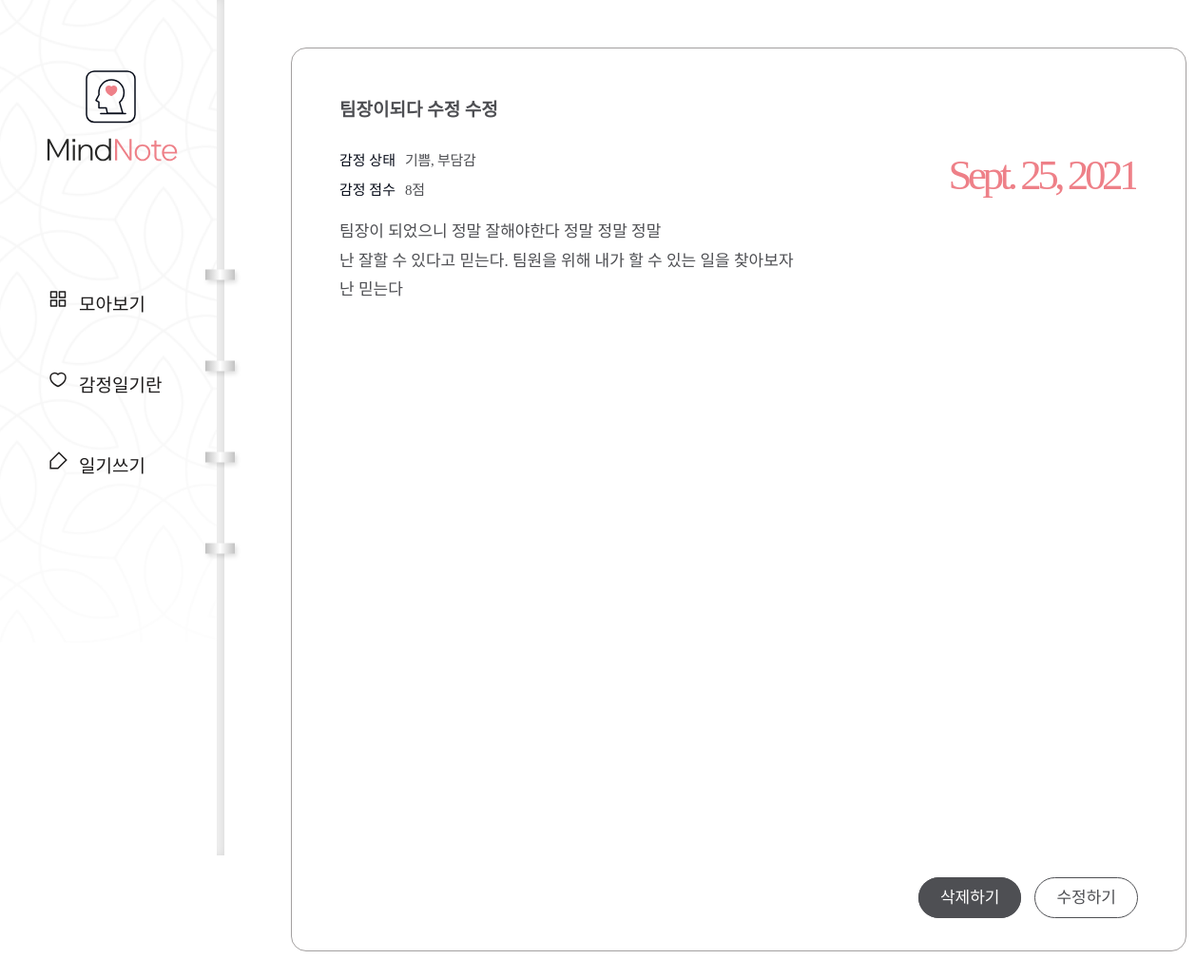
Screenshot of /diary/page/34/ with the database file from the repository.
### diary/models.py (models this page shows, shortened)
class Page(models.Model):
    title = models.CharField(max_length=100, validators=[validate_no_hash]) # 제목
    content = models.TextField(validators=[validate_no_hash]) # 내용
    feeling = models.CharField(max_length=80, validators=[validate_no_hash, validate_no_numbers]) # 감정 상태
    score = models.IntegerField(validators=[validate_score]) # 감정 점수
    dt_created = models.DateField() # 작성일

### diary/views.py (the view)
# urls.py: path('diary/page/<int:pk>/', views.PageDetailView.as_view(), name="page-detail"), # 각각의 일기 내용
class PageDetailView(DetailView):
    model = Page

### diary/templates/diary/page_detail.html
{% extends './base.html' %}
{% block content %}
    <div class="wrap-notetext">
        <div class="notetext">
            <div class="text-box">
                <h2>{{object.title}}</h2>
                <div class="state">
                    <p>감정 상태</p>
                    <span>{{object.feeling}}</span>
                </div>
                <div class="score">
                    <p>감정 점수</p>
                    <span>{{object.score}}점</span>
                </div>
                <div class="date">
                <span>{{object.dt_created}}</span>
                </div>
                <div class="detail">{{object.content|linebreaksbr}}</div>
                <div class="notetext-btn">
                    <ul>
                        <li><a href="{% url 'page-delete' object.id %}">삭제하기</a></li>
                        <li><a href="{% url 'page-update' object.id %}">수정하기</a></li>
                    </ul>
                </div>
            </div>
        </div>
    </div>
{% endblock content %}

### diary/static/diary/css/styles.css (style rules this page uses)
h1,h2,h3,p,a,ul,li { margin: 0; padding: 0; font-family: 'NanumSquare'; list-style: none; text-decoration: none; outline: none; }
html { position: relative; min-height: 100%; margin: 0; }
body { margin: 0; padding: 0; -webkit-font-smoothing: antialiased; -moz-osx-font-smoothing: auto; }
.wrap-notetext { padding-left: 236px; padding-top: 50px; padding-bottom: 150px; }
.notetext { margin: 0 70px; }
.text-box { position: relative; width: 840px; height: 100%; min-height: 800px; max-height: 1040px; margin: 0 auto; padding: 49px 50px 100px; border-radius: 16px; border: solid 1px #a3a0a0; background-color: #ffffff; }
.text-box h2 { padding-bottom: 30px; font-family: 'NanumBarunpen'; color: #4e4f53; font-size: 19px; font-weight: bold; }
.text-box .state p { display: inline-block; font-family: 'NanumSquare'; color: #060b18; font-size: 15px; }
.text-box .state span { padding-left: 6px; font-family: 'NanumBarunpen'; color: #4e4f53; font-size: 15px; letter-spacing: -0.29px; }
.text-box .score { padding: 10px 0 20px; }
.text-box .score p { display: inline-block; font-family: 'NanumSquare'; color: #060b18; font-size: 15px; }
.text-box .score span { padding-left: 6px; font-family: 'NanumBarunpen'; color: #4e4f53; font-size: 15px; letter-spacing: -0.29px; }
.text-box .date { overflow: hidden; position: absolute; top: 107px; right: 52px; }
.text-box .date span { float: left; font-family: 'NanumSquare'; color: #ee8088; font-size: 45px; letter-spacing: -4.47px; }
.text-box .detail { overflow-y: scroll; max-height: 800px; font-family: 'NanumBarunpen'; color: #4e4f53; font-size: 17px; line-height: 1.8; }
.text-box .notetext-btn { position: absolute; right: 50px; bottom: 45px; }
.text-box .notetext-btn li { display: inline-block; }
.text-box .notetext-btn li a { padding: 11px 22px; font-family: 'NanumSquare'; color: #fff; font-size: 17px; background-color: #4e4f53; border: solid 1px #4e4f53; border-radius: 22.5px; }
.text-box .notetext-btn li:last-child a { margin-left: 10px; color: #4e4f53; background-color: transparent; }

### rows the page displays
Page: title "팀장이되다 수정 수정", feeling "기쁨, 부담감", score "8", dt_created "Sept. 25, 2021", content "팀장이 되었으니 정말 잘해야한다 정말 정말 정말 난 잘할 수 있다고 믿는다. 팀원을 위해 내가 할 수 있는 일을 찾아보자 난 믿는다"
